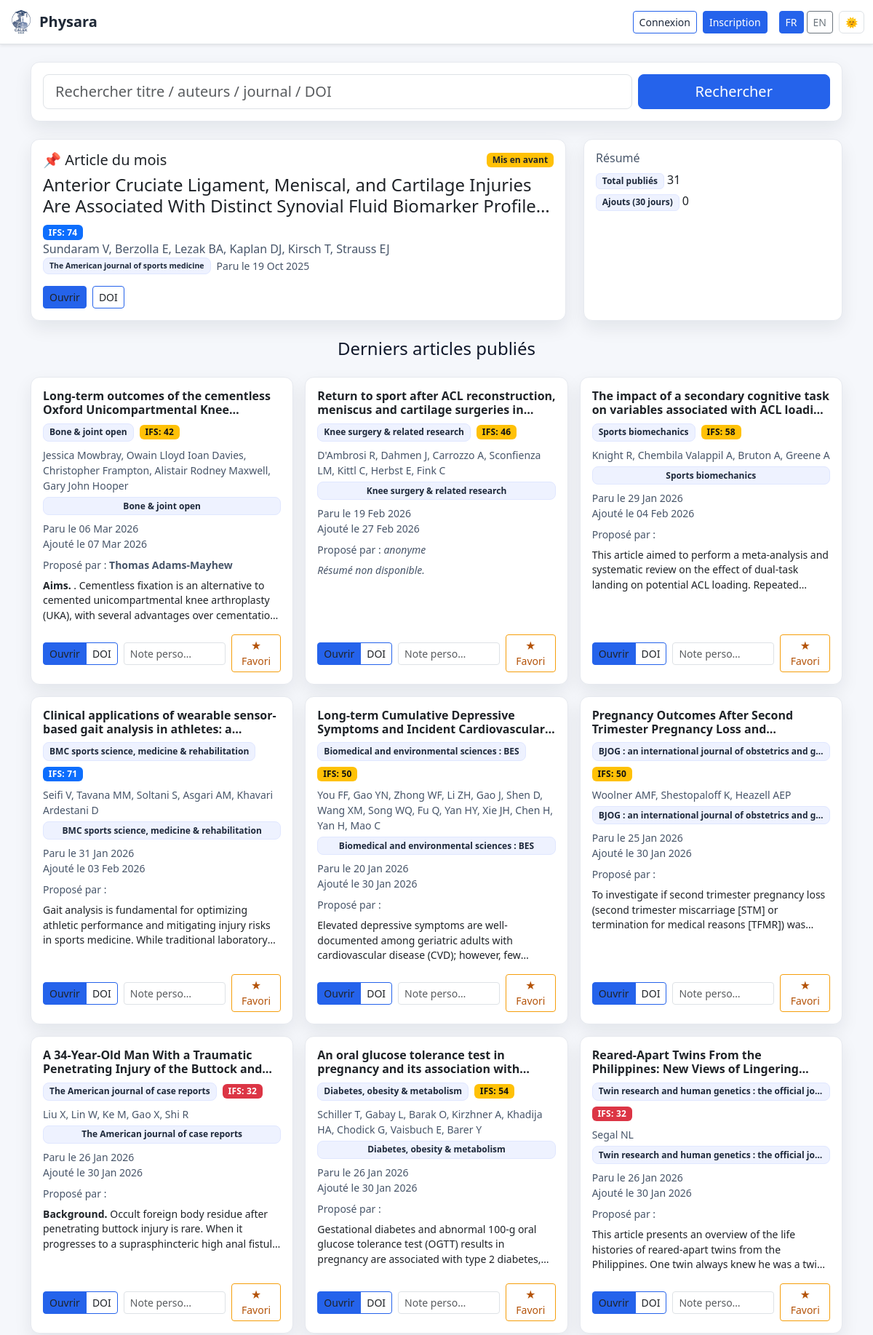
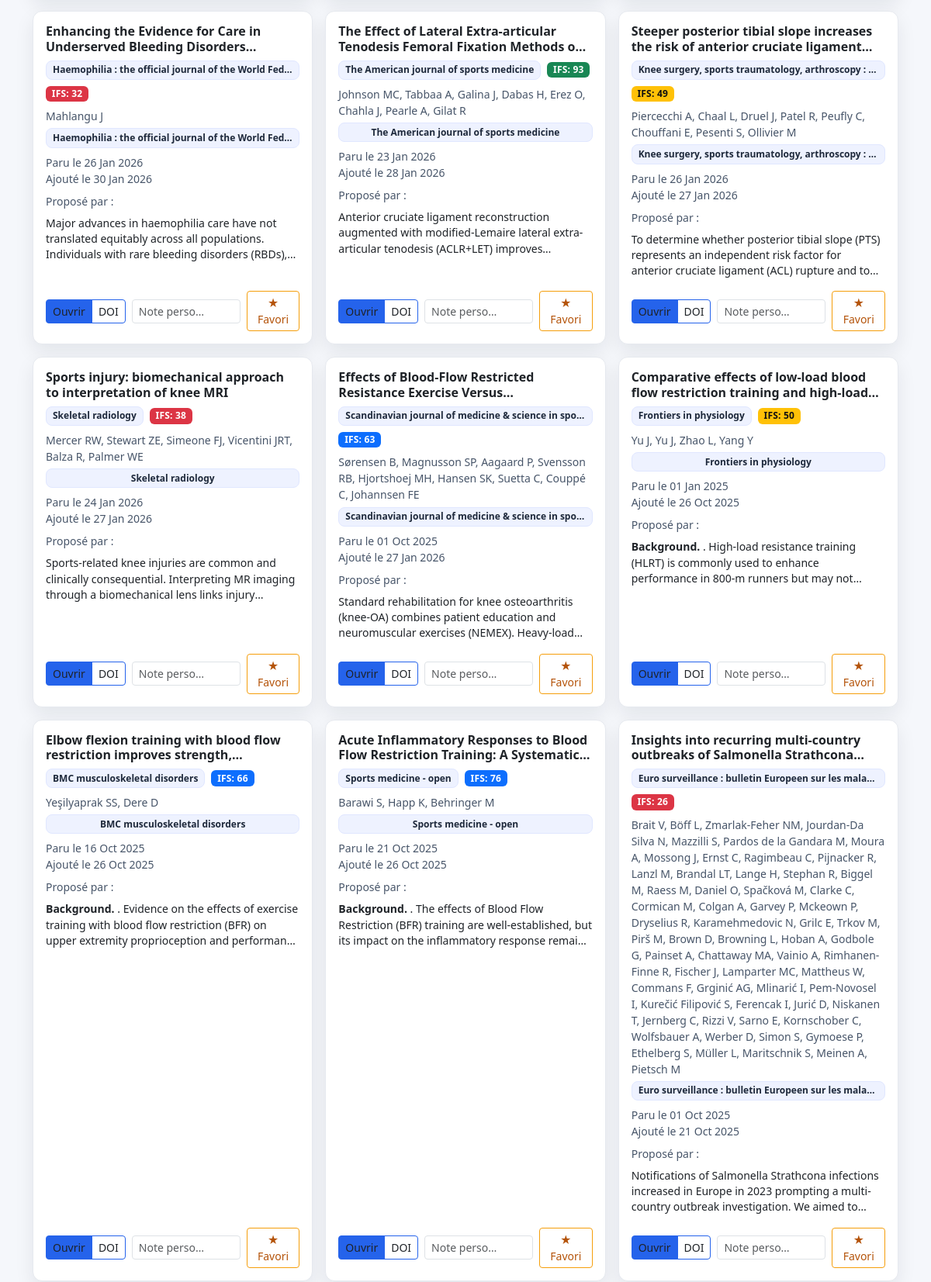
The page / (upper part) on the database its author committed (2 pictures, top to bottom).
### app.py (models this page shows, shortened)
class Article(db.Model):
    id = db.Column(db.Integer, primary_key=True)
    title = db.Column(db.String(500), nullable=False)
    authors = db.Column(db.String(500))
    journal = db.Column(db.String(300))
    doi = db.Column(db.String(200), index=True)
    url = db.Column(db.String(500))
    abstract = db.Column(db.Text)
    published_date = db.Column(db.DateTime)
    published_at = db.Column(db.DateTime)
    source = db.Column(db.String(50))  # 'pubmed' | 'crossref' | 'manual'
    is_published = db.Column(db.Boolean, default=False)
    featured = db.Column(db.Boolean, default=False)
    domain = db.Column(db.String(80))
    pathology = db.Column(db.String(120))
    study_type = db.Column(db.String(80))
    source_order = db.Column(db.Integer)
    posted_by_id = db.Column(db.Integer, db.ForeignKey("user.id"))
    posted_by = db.relationship("User", backref="posts")
    created_at = db.Column(db.DateTime, default=datetime.utcnow)
    proposer_display_name = db.Column(db.String(120), nullable=True)

class User(UserMixin, db.Model):
    id = db.Column(db.Integer, primary_key=True)
    email = db.Column(db.String(120), unique=True, nullable=False)
    name = db.Column(db.String(120))
    password_hash = db.Column(db.String(255), nullable=False)
    role = db.Column(db.String(20), default="user")
    created_at = db.Column(db.DateTime, default=datetime.utcnow)
    bio = db.Column(db.Text)
    photo_filename = db.Column(db.String(255))
    profession = db.Column(db.String(120))
    profession_autre = db.Column(db.String(120))
    annee_etudes = db.Column(db.String(10))
    est_etudiant = db.Column(db.Boolean, default=False)
    formations_complementaires = db.Column(db.Text)
    specialite = db.Column(db.String(120))
    specialite_autre = db.Column(db.String(120))
    ville = db.Column(db.String(120))
    adresse_cabinet = db.Column(db.Text)
    annees_experience = db.Column(db.Integer)
    facebook = db.Column(db.String(255))
    instagram = db.Column(db.String(255))
    linkedin = db.Column(db.String(255))
    tiktok = db.Column(db.String(255))
    youtube = db.Column(db.String(255))
    abonnements_publics = db.Column(db.Boolean, default=True)
    zotero_api_key = db.Column(db.String(200))
    zotero_user_id = db.Column(db.String(50))

### app.py (the view, shortened to what this page needs)
@app.route('/')
def index():
    print("[DEBUG index route] Appel de la route / (page d'accueil)", flush=True)
    if current_user.is_authenticated:
        return redirect(url_for('feed'))
    q = request.args.get('q', '').strip()
    domain = request.args.get('domain', '')
    pathology = request.args.get('pathology', '')
    study_type = request.args.get('study_type', '')
    domains = [r[0] for r in db.session.query(Article.domain)
               .filter(Article.domain.isnot(None))
               .distinct().order_by(Article.domain.asc()).all()]
    pathologies = [r[0] for r in db.session.query(Article.pathology)
                   .filter(Article.pathology.isnot(None))
                   .distinct().order_by(Article.pathology.asc()).all()]
    study_types = [r[0] for r in db.session.query(Article.study_type)
                   .filter(Article.study_type.isnot(None))
                   .distinct().order_by(Article.study_type.asc()).all()]
    featured = (Article.query
        .filter(Article.is_published.is_(True), Article.featured.is_(True))
        .order_by(Article.published_at.desc().nullslast(), Article.id.desc())
        .first())
    qry = Article.query.filter(Article.is_published.is_(True))
    if domain:    qry = qry.filter(Article.domain == domain)
    if pathology: qry = qry.filter(Article.pathology == pathology)
    if study_type:qry = qry.filter(Article.study_type == study_type)
    articles = (qry.order_by(
                    Article.published_at.desc().nullslast(),
                    Article.id.desc())
                .limit(200).all())
    total = Article.query.filter(Article.is_published.is_(True)).count()
    last30 = Article.query.filter(
        Article.is_published.is_(True),
        Article.created_at >= datetime.utcnow() - timedelta(days=30)
    ).count()
    proposals = {}
    ids = [a.id for a in articles]
    if ids:
        rows = (Proposal.query
                .options(joinedload(Proposal.proposer))
                .filter(Proposal.article_id.in_(ids))
                .order_by(Proposal.article_id.asc(), Proposal.created_at.desc())
                .all())
        seen = set()
        for p in rows:
            if p.article_id in seen:
                continue
            seen.add(p.article_id)
            credit_name = None
            if p.share_name and p.user:
                credit_name = p.user.name or p.user.email
            proposals[p.article_id] = {
                "share_name": bool(p.share_name),
                "credit_name": credit_name
            }
    print("[DEBUG proposals dict]", proposals, flush=True)
    featured_credit = None
    if featured:
        pf = (Proposal.query
              .options(joinedload(Proposal.proposer))
              .filter_by(article_id=featured.id)
              .order_by(Proposal.created_at.desc())
              .first())
        if pf:
            featured_credit = {
                "share_name": bool(pf.share_name),
                "credit_name": (pf.user.name or pf.user.email) if (pf.share_name and pf.user) else None,
            }
    return render_template(
        'index.html',
        articles=articles,
        featured=featured,
        proposals=proposals,
        featured_credit=featured_credit,
        q=q, total=total, last30=last30,
        domain=domain, pathology=pathology, study_type=study_type,
        domains=domains, pathologies=pathologies, study_types=study_types
    )

### templates/index.html (shortened to what this page needs)
{% extends "layout.html" %}
{% block content %}
<form class="card side-card p-3 mb-4" method="get" action="{{ url_for('index') }}">
  <div class="row g-2 align-items-center">
    <div class="col-md-9">
      <input
        type="search"
        name="q"
        value="{{ q or '' }}"
        class="form-control form-control-lg"
        placeholder="Rechercher titre / auteurs / journal / DOI" />
    </div>
    <div class="col-md-3 d-flex gap-2">
      <button class="btn btn-lg btn-primary w-100" type="submit">Rechercher</button>
    </div>
  </div>
</form>
{% if featured %}
<div class="row gy-3 mb-4">
  <div class="col-md-8">
    <div class="card side-card" data-article-id="{{ featured.id }}" role="button" tabindex="0">
      <div class="card-body">
        <div class="d-flex justify-content-between align-items-center">
          <h5 class="m-0">📌 Article du mois</h5>
          <span class="badge bg-warning text-dark">Mis en avant</span>
        </div>
        <h4 class="mt-2 line-clamp-2">{{ featured.title }}</h4>
        {% set scf = reliability_score(featured)[0] %}
        {% set ifs_cls_f = 'badge-ifs-success' if scf>=80
                           else ('badge-ifs-primary' if scf>=60
                           else ('badge-ifs-warning' if scf>=40 else 'badge-ifs-danger')) %}
        <span class="badge badge-ifs {{ ifs_cls_f }}">IFS: {{ scf }}</span>
        {% if featured.authors %}
          <p class="m-0 text-muted">{{ featured.authors }}</p>
        {% endif %}
        <p class="small text-muted mb-3 d-flex flex-wrap gap-2 align-items-center">
          {% if featured.journal %}
            <span class="badge badge-soft badge-journal">{{ featured.journal }}</span>
          {% endif %}
          {% if featured.published_date %}
            <span>Paru le {{ featured.published_date.strftime('%d %b %Y') }}</span>
          {% endif %}
        </p>
        <div class="d-flex gap-2 align-items-center">
          {% if featured.url %}
            <a class="btn btn-sm btn-primary" target="_blank" rel="noopener" href="{{ featured.url }}" onclick="event.stopPropagation()">Ouvrir</a>
          {% endif %}
          {% if featured.doi %}
            <a class="btn btn-sm btn-outline-primary" target="_blank" rel="noopener" href="https://doi.org/{{ featured.doi }}" onclick="event.stopPropagation()">DOI</a>
          {% endif %}
        </div>
      </div>
    </div>
  </div>
  <div class="col-md-4">
    <div class="card side-card h-100">
      <div class="card-body">
        <h6 class="text-muted">Résumé</h6>
        <div class="d-flex flex-column gap-1">
          <div><span class="badge badge-soft">Total publiés</span> {{ total }}</div>
          <div><span class="badge badge-soft">Ajouts (30 jours)</span> {{ last30 }}</div>
        </div>
      </div>
    </div>
  </div>
</div>
{% endif %}
<h4 class="mb-4 text-center">Derniers articles publiés</h4>
<div class="row g-3">
  {% for a in articles %}
  <div class="col-md-4">
    <div class="card h-100 article-card p-3" data-article-id="{{ a.id }}" role="button" tabindex="0">
      <h6 class="fw-bold line-clamp-2 mb-2">{{ a.title }}</h6>
      {% set sc = reliability_score(a)[0] %}
      {% set ifs_cls = 'badge-ifs-success' if sc>=80
                        else ('badge-ifs-primary' if sc>=60
                        else ('badge-ifs-warning' if sc>=40 else 'badge-ifs-danger')) %}
      <div class="d-flex flex-wrap gap-2 mb-2 align-items-center">
        {% if a.journal %}<span class="badge badge-soft badge-journal">{{ a.journal }}</span>{% endif %}
        <span class="badge badge-ifs {{ ifs_cls }}">IFS: {{ sc }}</span>
      </div>
      {% if a.authors %}
        <p class="mb-1 small text-muted">{{ a.authors }}</p>
      {% endif %}
      {% if a.journal %}
        <div class="mb-2">
          <span class="badge badge-soft badge-journal w-100">{{ a.journal }}</span>
        </div>
      {% endif %}
      {% if a.published_date %}
        <div class="small text-muted">Paru le {{ a.published_date.strftime('%d %b %Y') }}</div>
      {% endif %}
      {% if a.published_at %}
        <div class="small text-muted mb-2">Ajouté le {{ a.published_at.strftime('%d %b %Y') }}</div>
      {% endif %}
      {% set p = proposals[a.id] if proposals and a.id in proposals else None %}
      <div class="small text-muted mb-2">
        Proposé par :
        {% if p and p.share_name and p.credit_name %}
          <strong>{{ p.credit_name }}</strong>
        {% elif p and not p.share_name %}
          <em>anonyme</em>
        {% endif %}
      </div>
      <div class="abstract-render small line-clamp-3 mb-3"
           data-abstract="{{ (a.abstract or '') | replace('\n', ' ') | e }}">
      </div>
      <div class="mt-auto d-flex justify-content-between align-items-center gap-2">
        <div class="btn-group" onclick="event.stopPropagation()">
          {% if a.url %}
            <a href="{{ a.url }}" target="_blank" class="btn btn-sm btn-primary">Ouvrir</a>
          {% endif %}
          {% if a.doi %}
            <a href="https://doi.org/{{ a.doi }}" target="_blank" class="btn btn-sm btn-outline-primary">DOI</a>
          {% endif %}
        </div>
        <form class="d-flex gap-2 align-items-center ms-auto favorite-form"
              data-id="{{ a.id }}"
              method="post"
              action="{{ url_for('favorite', article_id=a.id) }}"
              onclick="event.stopPropagation()">
          <input class="form-control form-control-sm" name="note" placeholder="Note perso…" style="max-width: 140px;">
          <button type="submit" class="btn btn-sm btn-outline-warning">★ Favori</button>
        </form>
      </div>
    </div>
  </div>
  {% endfor %}
</div>
{% endblock %}

### rows shown on the page
Article: title "Anterior Cruciate Ligament, Meniscal, and Cartilage Injuries Are Associated With Distinct Synovial Fluid Biomarker…", authors "Sundaram V, Berzolla E, Lezak BA, Kaplan DJ, Kirsch T, Strauss EJ", journal "The American journal of sports medicine", published_date "19 Oct 2025"
Article: title "Long-term outcomes of the cementless Oxford Unicompartmental…", journal "Bone & joint open", sc "42", authors "Jessica Mowbray, Owain Lloyd Ioan Davies, Christopher Frampton, Alistair Rodney Maxwell, Gary John Hooper", published_date "06 Mar 2026", published_at "07 Mar 2026"
User: credit_name "Thomas Adams-Mayhew"
Article: title "Return to sport after ACL reconstruction, meniscus and cartilage surgeries…", journal "Knee surgery & related research", sc "46", authors "D'Ambrosi R, Dahmen J, Carrozzo A, Sconfienza LM, Kittl C, Herbst E, Fink C", published_date "19 Feb 2026", published_at "27 Feb 2026", shows "anonyme"
Article: title "The impact of a secondary cognitive task on variables associated with ACL…", journal "Sports biomechanics", sc "58", authors "Knight R, Chembila Valappil A, Bruton A, Greene A", published_date "29 Jan 2026", published_at "04 Feb 2026"
Article: title "Clinical applications of wearable sensor-based gait analysis in athletes:…", journal "BMC sports science, medicine & rehabilitation", sc "71", authors "Seifi V, Tavana MM, Soltani S, Asgari AM, Khavari Ardestani D", published_date "31 Jan 2026", published_at "03 Feb 2026"
Article: title "Long-term Cumulative Depressive Symptoms and Incident…", journal "Biomedical and environmental sciences : BES", sc "50", authors "You FF, Gao YN, Zhong WF, Li ZH, Gao J, Shen D, Wang XM, Song WQ, Fu Q, Yan HY, Xie JH, Chen H, Yan H, Mao C", published_date "20 Jan 2026", published_at "30 Jan 2026"
Article: title "Pregnancy Outcomes After Second Trimester Pregnancy Loss…", journal "BJOG : an international journal of obstetrics and g…", sc "50", authors "Woolner AMF, Shestopaloff K, Heazell AEP", published_date "25 Jan 2026", published_at "30 Jan 2026"
Article: title "A 34-Year-Old Man With a Traumatic Penetrating Injury of the Buttock…", journal "The American journal of case reports", sc "32", authors "Liu X, Lin W, Ke M, Gao X, Shi R", published_date "26 Jan 2026", published_at "30 Jan 2026"
Article: title "An oral glucose tolerance test in pregnancy and its association…", journal "Diabetes, obesity & metabolism", sc "54", authors "Schiller T, Gabay L, Barak O, Kirzhner A, Khadija HA, Chodick G, Vaisbuch E, Barer Y", published_date "26 Jan 2026", published_at "30 Jan 2026"
Article: title "Reared-Apart Twins From the Philippines: New Views of…", journal "Twin research and human genetics : the official jo…", sc "32", authors "Segal NL", published_date "26 Jan 2026", published_at "30 Jan 2026"
Article: title "Enhancing the Evidence for Care in Underserved Bleeding…", journal "Haemophilia : the official journal of the World Fed…", sc "32", authors "Mahlangu J", published_date "26 Jan 2026", published_at "30 Jan 2026"
Article: title "The Effect of Lateral Extra-articular Tenodesis Femoral Fixation Methods…", journal "The American journal of sports medicine", sc "93", authors "Johnson MC, Tabbaa A, Galina J, Dabas H, Erez O, Chahla J, Pearle A, Gilat R", published_date "23 Jan 2026", published_at "28 Jan 2026"
Article: title "Steeper posterior tibial slope increases the risk of anterior cruciate…", journal "Knee surgery, sports traumatology, arthroscopy :…", sc "49", authors "Piercecchi A, Chaal L, Druel J, Patel R, Peufly C, Chouffani E, Pesenti S, Ollivier M", published_date "26 Jan 2026", published_at "27 Jan 2026"
Article: title "Sports injury: biomechanical approach to interpretation of knee MRI", journal "Skeletal radiology", sc "38", authors "Mercer RW, Stewart ZE, Simeone FJ, Vicentini JRT, Balza R, Palmer WE", published_date "24 Jan 2026", published_at "27 Jan 2026"
Article: title "Effects of Blood-Flow Restricted Resistance Exercise…", journal "Scandinavian journal of medicine & science in spo…", sc "63", authors "Sørensen B, Magnusson SP, Aagaard P, Svensson RB, Hjortshoej MH, Hansen SK, Suetta C, Couppé C, Johannsen FE", published_date "01 Oct 2025", published_at "27 Jan 2026"
Article: title "Comparative effects of low-load blood flow restriction training and…", journal "Frontiers in physiology", sc "50", authors "Yu J, Yu J, Zhao L, Yang Y", published_date "01 Jan 2025", published_at "26 Oct 2025"
Article: title "Elbow flexion training with blood flow restriction improves…", journal "BMC musculoskeletal disorders", sc "66", authors "Yeşilyaprak SS, Dere D", published_date "16 Oct 2025", published_at "26 Oct 2025"
Article: title "Acute Inflammatory Responses to Blood Flow Restriction Training: A…", journal "Sports medicine - open", sc "76", authors "Barawi S, Happ K, Behringer M", published_date "21 Oct 2025", published_at "26 Oct 2025"
Article: title "Insights into recurring multi-country outbreaks of Salmonella…", journal "Euro surveillance : bulletin Europeen sur les mala…", sc "26", authors "Brait V, Böff L, Zmarlak-Feher NM, Jourdan-Da Silva N, Mazzilli S, Pardos de la Gandara M, Moura A, Mossong J, Ernst C, Ragimbeau C, Pijnacker R, Lanzl M, Brandal LT, Lange H, Stephan R, Biggel M, Raess M, Daniel O, Spačková M, Clarke C, Cormican M, Colgan A, Garvey P, Mckeown P, Dryselius R, Karamehmedovic N, Grilc E, Trkov M, Pirš M, Brown D, Browning L, Hoban A, Godbole G, Painset A, Chattaway MA, Vainio A, Rimhanen-Finne R, Fischer J, Lamparter MC, Mattheus W, Commans F, Grginić AG, Mlinarić I, Pem-Novosel I, Kurečić Filipović S, Ferencak I, Jurić D, Niskanen T, Jernberg C, Rizzi V, Sarno E, Kornschober C, Wolfsbauer A, Werber D, Simon S, Gymoese P, Ethelberg S, Müller L, Maritschnik S,…", published_date "01 Oct 2025", published_at "21 Oct 2025"

### other values the page prints
{{ t('nav.login') }} "Connexion"
{{ t('nav.signup') }} "Inscription"
{{ scf }} "74"
{{ total }} "31"
{{ last30 }} "0"
